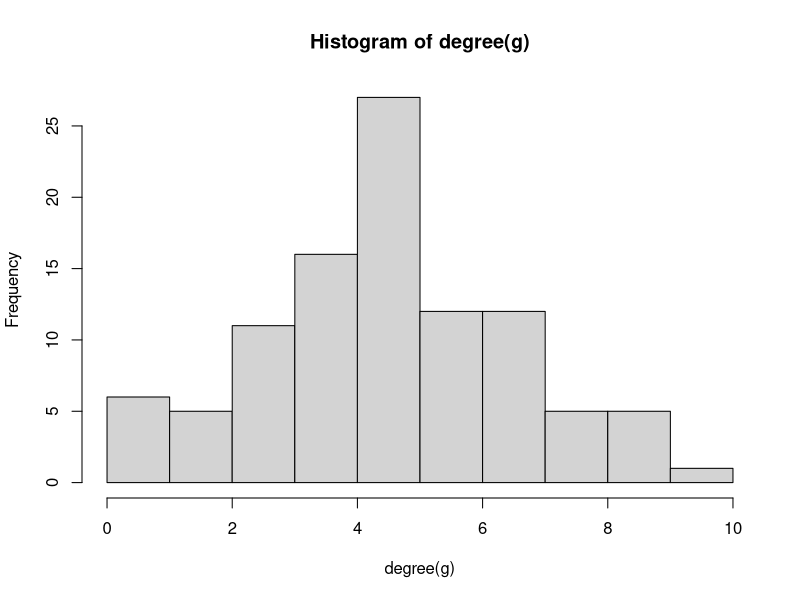
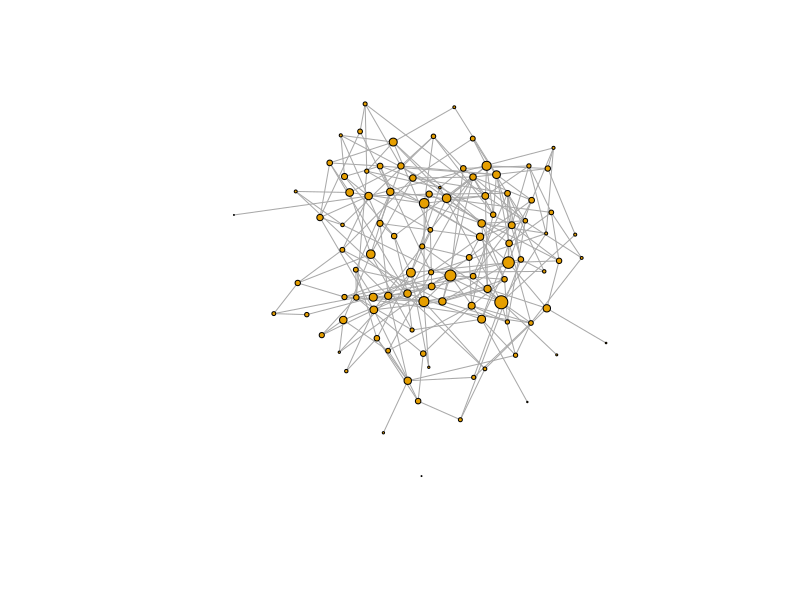

These charts were generated, in order, by the following R code:
library(igraph)

# Sieć Erdős-Rényi o stu wierzchołkach i prawdopodobieństwie krawędzi = 0.05.
g <- erdos.renyi.game(p.or.m=0.05, n=100)

# Podsumowanie grafu
summary(g)
#IGRAPH 6c1abfc U--- 100 232 -- Erdos-Renyi (gnp) graph
# + attr: name (g/c), type (g/c), loops (g/l), p (g/n)

# Czy graf jest ważony? - Nie, graf nie jest ważony, żeby był ważony musielibyśmy mieć U-W- --> wagi przypiszemy w poźniejszym kroku

# Wylistowanie wierzchołków
V(g)

# Wylistowanie krawędzi 
E(g)

# Ustawienie wag wszystkich krawędzi na losowe z zakresu 0.01 do 1
E(g)$weight <- runif(length(E(g)), 0.01, 1)

# Podsumowanie grafu
summary(g)

# IGRAPH 6c1abfc U-W- 100 232 -- Erdos-Renyi (gnp) graph
# + attr: name (g/c), type (g/c), loops (g/l), p (g/n), weight (e/n)

# Czy graf teraz jest ważony? - Tak, teraz graf jest grafem ważonym, mamy U-W- W oznacza weight

# Stopnie każdego węzła
degree(g)

# Histogram stopni węzłów
hist(degree(g))

# Connected components w grafie
cl <- clusters(g)
cl

#$membership
# [1] 1 1 1 1 1 1 1 1 1 1 1 1 1 1 1 1 1 1 1 1 1 1 1 1 1 1 1 1 1 1 1 1 1 1 1 1 1 1 1 1 1 1 1 1 1 1 1 1 1 1 1 1 1 1 1 1 1 1 1 1 1 1
# [63] 1 1 1 1 1 1 1 1 1 1 1 1 1 1 1 1 1 1 1 1 1 1 1 1 1 1 1 1 1 1 1 1 1 1 1 1 1 1

# $csize
# [1] 100

# $no
# [1] 1

# Liczba connected components to w moim uruchomieniu 1, aby zapewnić determistyczność można by ustawić seed. 

# PageRank
pr <- page.rank(g)$vector

plot(g, vertex.size=pr*300,
     vertex.label=NA, edge.arrow.size=.2)
